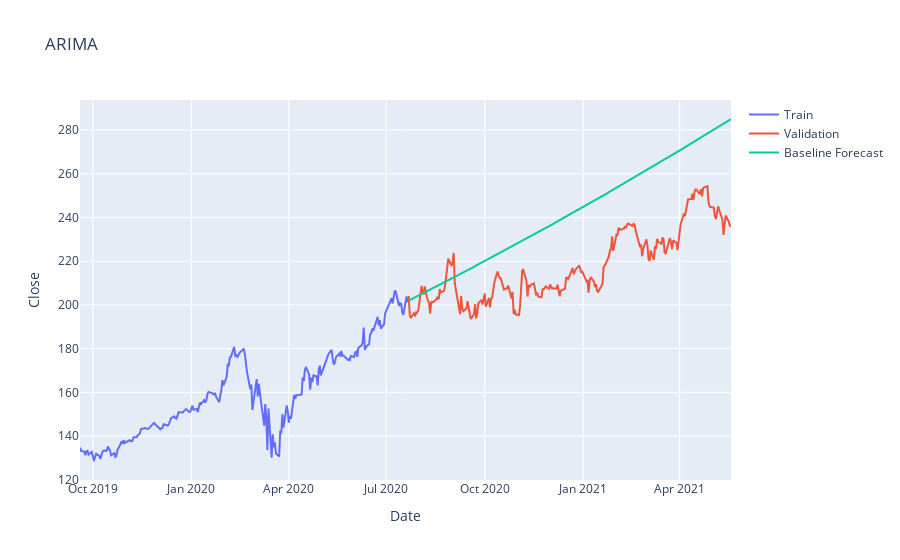
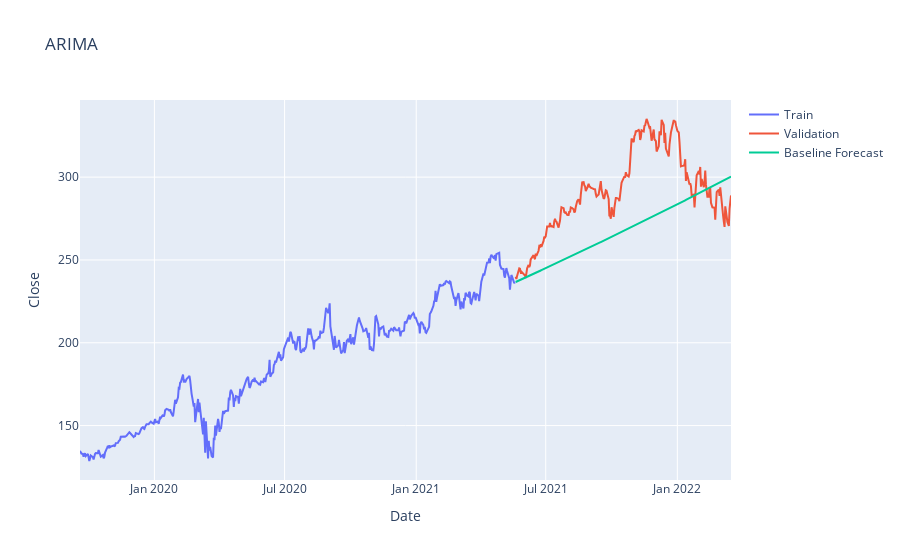
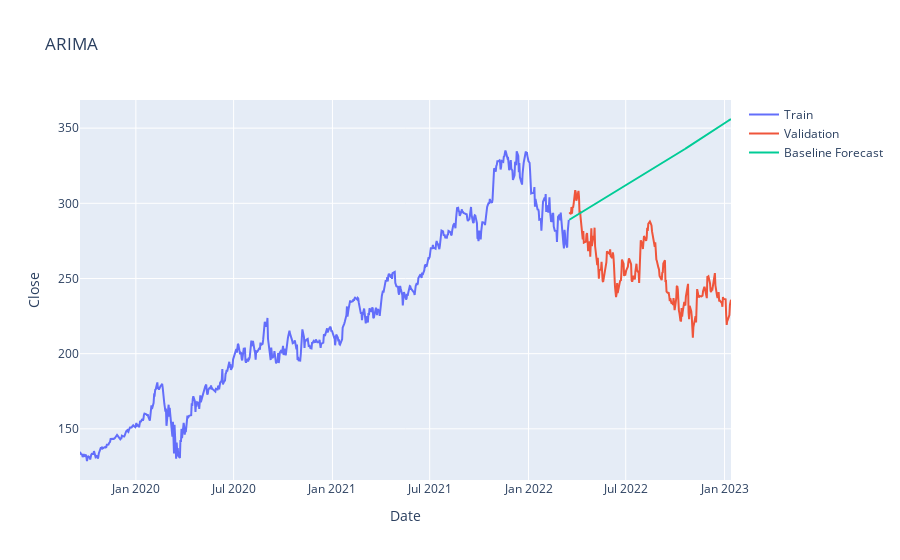
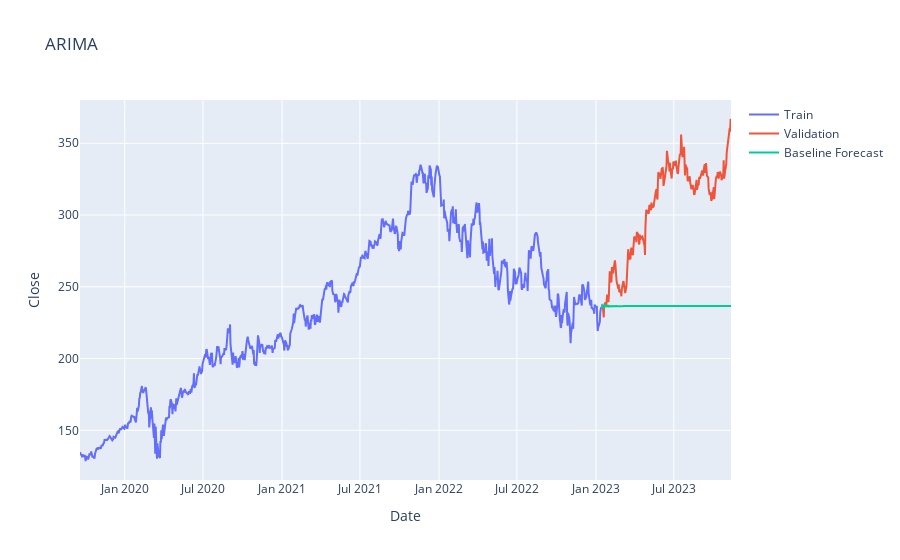

Notebook code cell kept with these figures, in order:
### Code cell
for i, (train_index, test_index) in enumerate(tscv.split(raw_data)):
    
    # Create train/test datraframes using the indexes from tcsv
    train_df = raw_data.iloc[train_index, :]
    test_df = raw_data.iloc[test_index, :]

    # define y 
    y = train_df['Close_boxcox']

    arima_model = auto_arima(y, seasonal=False, stepwise=True)


    pred_y = arima_model.predict(n_periods=test_df.shape[0])
    pred_y = inv_boxcox(pred_y, lam)
    # Plotting the forecasted values alongside actual data and previous data (training data) 
    print(f"Fold {i+1}:") 
    plt_forecast(pred_y, fc_method='ARIMA', train=train_df, test= test_df)
    print(arima_model.summary())
    
    results_dict = fcast_evaluation(pred_y.values, test_df['Close'].values)
    arima_results_df.iloc[i] = results_dict

### Figure 1 — Plotly figure (JSON) as saved in the notebook; plotly's stock layout.template omitted (floating-point values rounded to 4 significant figures; data arrays with more than 128 entries replaced by an {"elided": "..."} marker saying what was removed)
{"data": [{"mode": "lines", "name": "Train", "type": "scatter", "x": {"elided": "307 str values"}, "y": {"elided": "307 float values"}}, {"mode": "lines", "name": "Validation", "type": "scatter", "x": {"elided": "302 str values"}, "y": {"elided": "302 float values"}}, {"mode": "lines", "name": "Baseline Forecast", "type": "scatter", "x": {"elided": "302 str values"}, "y": {"elided": "302 float values"}}], "layout": {"title": {"text": "ARIMA"}, "xaxis": {"title": {"text": "Date"}}, "yaxis": {"title": {"text": "Close"}}}}

### Figure 2 — Plotly figure (JSON) as saved in the notebook; plotly's stock layout.template omitted (floating-point values rounded to 4 significant figures; data arrays with more than 128 entries replaced by an {"elided": "..."} marker saying what was removed)
{"data": [{"mode": "lines", "name": "Train", "type": "scatter", "x": {"elided": "609 str values"}, "y": {"elided": "609 float values"}}, {"mode": "lines", "name": "Validation", "type": "scatter", "x": {"elided": "302 str values"}, "y": {"elided": "302 float values"}}, {"mode": "lines", "name": "Baseline Forecast", "type": "scatter", "x": {"elided": "302 str values"}, "y": {"elided": "302 float values"}}], "layout": {"title": {"text": "ARIMA"}, "xaxis": {"title": {"text": "Date"}}, "yaxis": {"title": {"text": "Close"}}}}

### Figure 3 — Plotly figure (JSON) as saved in the notebook; plotly's stock layout.template omitted (floating-point values rounded to 4 significant figures; data arrays with more than 128 entries replaced by an {"elided": "..."} marker saying what was removed)
{"data": [{"mode": "lines", "name": "Train", "type": "scatter", "x": {"elided": "911 str values"}, "y": {"elided": "911 float values"}}, {"mode": "lines", "name": "Validation", "type": "scatter", "x": {"elided": "302 str values"}, "y": {"elided": "302 float values"}}, {"mode": "lines", "name": "Baseline Forecast", "type": "scatter", "x": {"elided": "302 str values"}, "y": {"elided": "302 float values"}}], "layout": {"title": {"text": "ARIMA"}, "xaxis": {"title": {"text": "Date"}}, "yaxis": {"title": {"text": "Close"}}}}

### Figure 4 — Plotly figure (JSON) as saved in the notebook; plotly's stock layout.template omitted (floating-point values rounded to 4 significant figures; data arrays with more than 128 entries replaced by an {"elided": "..."} marker saying what was removed)
{"data": [{"mode": "lines", "name": "Train", "type": "scatter", "x": {"elided": "1213 str values"}, "y": {"elided": "1213 float values"}}, {"mode": "lines", "name": "Validation", "type": "scatter", "x": {"elided": "302 str values"}, "y": {"elided": "302 float values"}}, {"mode": "lines", "name": "Baseline Forecast", "type": "scatter", "x": {"elided": "302 str values"}, "y": {"elided": "302 float values"}}], "layout": {"title": {"text": "ARIMA"}, "xaxis": {"title": {"text": "Date"}}, "yaxis": {"title": {"text": "Close"}}}}
